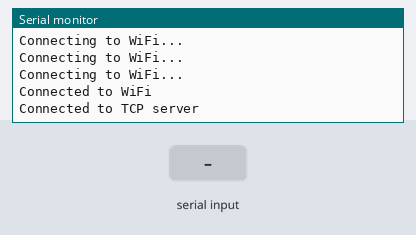
Bench run of a sketch on a simulated ESP8266 (NodeMCU). Shown: the last lines printed to the serial monitor. The test bench sets the inputs (shaded band). WiFi joins after 1.5 s; servers stay silent unless stated.

Above: at 2.9 s.
3.0 s: "1\n" received over Serial
At 3.16 s:
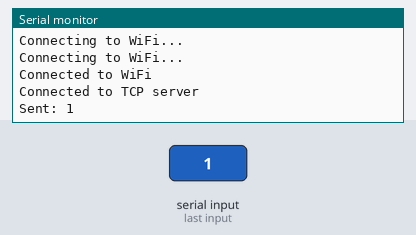
4.7 s: "0\n" received over Serial
At 5.6 s:
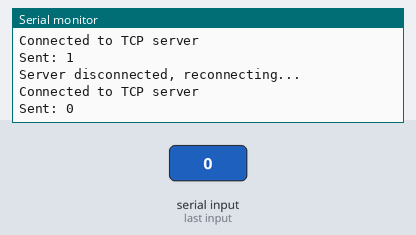
6.2 s: "2\n" received over Serial
At 7.5 s:
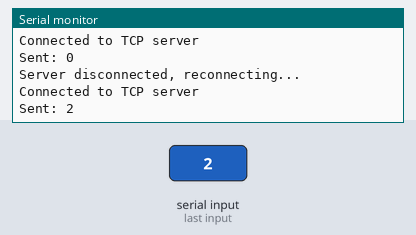

Measured:
- after the input at 3.0 s, the serial monitor: prints a new line at once (image 1)
- after the input at 4.7 s, the serial monitor: prints a new line at once (image 2)
- after the input at 6.2 s, the serial monitor: prints a new line after 0.91 s (image 3)

The sketch:

ESP8266_with_STM32.ino
```cpp
#include <ESP8266WiFi.h>

const char* ssid = "TP-Link_5DD0";
const char* password = "76144493";
const char* host = "192.168.1.101";  // Server IP
const int port = 10013;

WiFiClient client;

void connectToServer() {
  while (!client.connect(host, port)) {
    Serial.println("Connecting to TCP server...");
    delay(1000);
  }
  Serial.println("Connected to TCP server");
}

void setup() {
  Serial.begin(115200);
  WiFi.begin(ssid, password);

  while (WiFi.status() != WL_CONNECTED) {
    delay(500);
    Serial.println("Connecting to WiFi...");
  }
  Serial.println("Connected to WiFi");

  connectToServer();
}

void loop() {
  // if connection lost → reconnect
  if (!client.connected()) {
    Serial.println("Server disconnected, reconnecting...");
    client.stop();
    delay(1000);
    connectToServer();
  }

  // if STM32 sent something
  if (Serial.available()) {
    String data = Serial.readStringUntil('\n');  // careful with blocking
    client.print(data + "\n");                   // send clean newline
    Serial.println("Sent: " + data);
  }

  // if server sends data back, read it
  while (client.available()) {
    String line = client.readStringUntil('\n');
    Serial.println("From server: " + line);
  }
}
```
